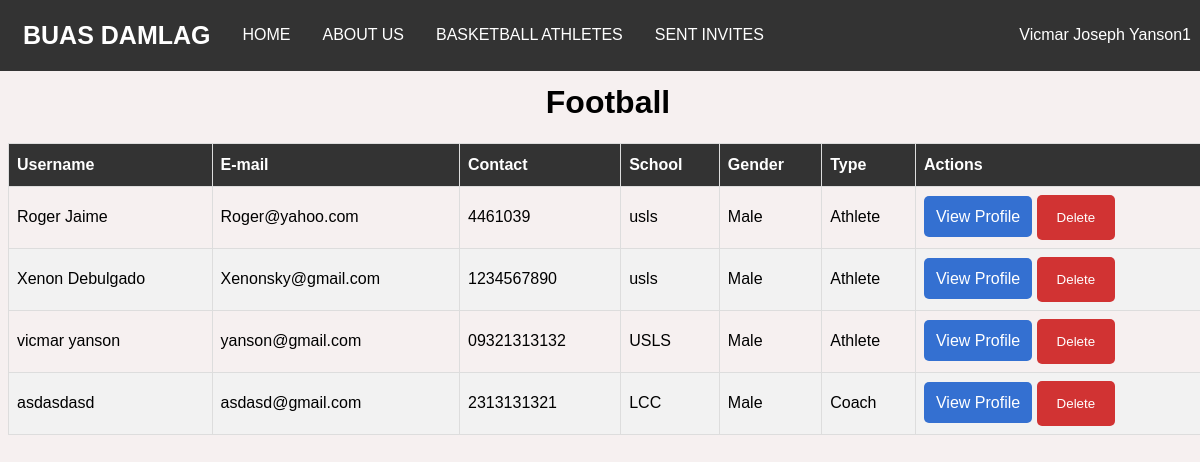
/sport.php?sport=Football (signed in), run on the app's committed database.
### tables this page shows
CREATE TABLE `users` (
  `id` int(20) NOT NULL,
  `name` varchar(70) NOT NULL,
  `password` varchar(40) NOT NULL,
  `email` varchar(50) NOT NULL,
  `school` varchar(100) DEFAULT NULL,
  `previous_school` text,
  `contact` varchar(20) DEFAULT NULL,
  `address` varchar(100) DEFAULT NULL,
  `birthdate` date NOT NULL,
  `gender` text NOT NULL,
  `sport` text,
  `position` text,
  `created_at` datetime NOT NULL,
  `updated_at` datetime NOT NULL,
  `type` text NOT NULL,
  `status` text NOT NULL,
  `image` varchar(100) NOT NULL,
  `youtube` varchar(50) NOT NULL
);

### web_db.php (called while the page is built, shortened)
<?php
$dbHost = 'localhost';
$dbName = 'android_db';
$dbUser = 'root';
$dbPass = '';
    try {
        $config = new PDO("mysql:host={$dbHost};dbname={$dbName}",$dbUser,$dbPass);
        $config->setAttribute(PDO::ATTR_ERRMODE,PDO::ERRMODE_EXCEPTION);
    } catch(PDOException $e) {
        echo $e->getMessage();
    }
    include_once('web_config.php');
    $pdo = new Config($config);
?>

### authentication.php (called while the page is built, shortened)
<?php
            $email = $_SESSION['email'];
            $current_user = $pdo->checkEmail($email);
?>

### web_config.php (called while the page is built, shortened)
<?php
    class Config {
        private $db;
        function __construct($config){
            $this->db = $config;
        }
        public function checkEmail($email){
            try{
                $query = $this->db->prepare("SELECT * from users where email=:email");
                $query->bindparam(":email", $email);
                $query->execute();
                return $request = $query->fetch();
            }catch(Exception $e){
                echo $e->getMessage();
                return false;
            }
        }
        public function fetchSport($sport){
            try{
                $query = $this->db->prepare("SELECT * from users WHERE sport='$sport' AND status='Activated'");
                $query->bindparam(":sport", $sport);
                $query->execute();
                return $request = $query->fetchAll();
            }catch(Exception $e){
                echo $e->getMessage();
                return false;
            }
        }
    }
?>

### sport.php (the view, shortened to what this page needs)
<?php
    include_once('web_db.php');
    include_once('authentication.php');
    $getSport = $_GET['sport'];
?>
<!DOCTYPE html>
<html lang="en">
    <head>
        <link href="styles.css" rel="stylesheet" />
    </head>
    <body>
        <?php include('navbar.php') ?>
        <div class="container">
            <center><h1><?php echo $getSport ?></h1>
                <table id="users">
                <thead>
                        <tr>
                            <th>Username</th>
                            <th>E-mail</th>
                            <th>Contact</th>
                            <th>School</th>
                            <th>Gender</th>
                            <th>Type</th>
                            <th>Actions</th>
                </thead>
                <tbody>
                    <?php
                        $users = $pdo->fetchSport($getSport);
                        if(is_array($users) && !empty($users)){
                            foreach($users as $user){
                    ?>
                    <tr>
                        <td><?php echo $user['name']; ?></td>
                        <td><?php echo $user['email']; ?></td>
                        <td><?php echo $user['contact']; ?></td>
                        <td><?php if(empty($user['school'])){
                                    echo $user['previous_school'];
                            }else{
                                echo $user['school'];
                            } ?></td>
                        <td><?php echo $user['gender']; ?></td>
                        <td><?php echo $user['type']; ?></td>
                        <td>
                            <a class="view-profile" href="userProfile.php?id=<?php echo $user['id']?>">View Profile</a>
                            <form method="post" class="delete-form">
                                <button class="delete-button" type="submit" name="delete">Delete</button>
                            </form>
                        </td>
                    </tr>
                    <?php } }?>
                </tbody>
            </table>
            </center>
        </div>
    </body>
</html>

### navbar.php (shortened to what this page needs)
<nav class="navbar">
    <div class="container">
    <?php
        if($current_user['type'] == 'Admin'){
    ?>
        <a href="index.php" class="list">USERS</a>
    <?php }else{ ?>
        <strong><a class="brand-logo" href="home.php">BUAS DAMLAG</a></strong>
        <a href="home.php" class="list">HOME</a>
        <a href="about.php" class="list">ABOUT US</a>
        <a href="index.php" class="list"><?php echo strtoupper($current_user['sport']);?> ATHLETES</a>
        <a href="invites.php" class="list">SENT INVITES</a>
    <?php } ?>
        <div class="dropdown user-profile list">
            <button class="dropbtn profile-dropdown" onclick="profileDropdown()">
                <?php echo $current_user['name']?>
            </button>
        </div>
    </div>
</nav>

### styles.css (style rules this page uses)
body { font-family: 'Nunito', sans-serif; background-color: #f3ebebb7; }
form { margin: auto; }
.delete-form { display: inline-block; }
.delete-button { background-color: #d13333; color: white; padding: 15px 20px; border: none; cursor: pointer; border-radius: 5px; font-family: 'Nunito', sans-serif; }
.container { width:1200px; margin: auto; }
#users { font-family: 'Nunito', sans-serif; border-collapse: collapse; width: 100%; }
#users td, #users th { border: 1px solid #ddd; padding: 8px; }
#users tr:nth-child(even) { background-color: #f2f2f2; }
#users th { padding-top: 12px; padding-bottom: 12px; text-align: left; background-color: #333; color: white; }
.navbar { overflow: hidden; background-color: #333; font-family: 'Nunito', sans-serif; margin: -8px; padding: 7px; }
.navbar a { float: left; font-size: 16px; color: white; text-align: center; padding: 14px 16px; text-decoration: none; }
.navbar .list { margin-top: 5px; }
.dropdown { float: left; overflow: hidden; }
.dropdown .dropbtn { cursor: pointer; font-size: 16px; border: none; outline: none; color: white; padding: 14px 16px; background-color: inherit; font-family: inherit; margin: 0; }
.user-profile { float: right; }
.view-profile { text-decoration: none; color: white; background-color: #3470d1; border: none; padding: 12px 12px; border-radius: 5px; text-align: center; }
.brand-logo { font-size: 25px !important; }

### data on the page
users: sport "BASKETBALL", name "Vicmar Joseph Yanson1"
users: name "Roger Jaime", email "Roger@yahoo.com", contact "4461039", previous_school "usls", gender "Male", type "Athlete"
users: name "Xenon Debulgado", email "Xenonsky@gmail.com", contact "1234567890", previous_school "usls", gender "Male", type "Athlete"
users: name "vicmar yanson", email "yanson@gmail.com", contact "09321313132", school "USLS", gender "Male", type "Athlete"
users: name "asdasdasd", email "asdasd@gmail.com", contact "2313131321", school "LCC", gender "Male", type "Coach"

### other printed values
$getSport "Football"
